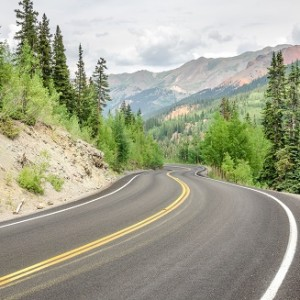
#> input picture my_stuff/road-1.jpeg, 300 x 300 px
$ jupyter execute --allow-errors sandbox.ipynb   (shell and % lines are left out)   (older library calls are emulated)
#> lines starting #> are read from the running program, lines starting #| are printed output that depends on the picture; after the words box and inside, x2 and y2 are one past the last pixel; in counts of white or black regions, pixels touching at a corner belong together
[cell 1]
import cv2
import numpy as np
import math
import matplotlib.pyplot as plt

[cell 2]
original_image = cv2.imread("road-1.jpeg", 0)
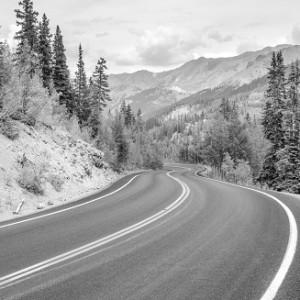
#> original_image: shape (300, 300); min 3, max 255, mean 161
plt.imshow(original_image, cmap='gray')
plt.title('Original Image')

[cell 3]
blurred_image = cv2.GaussianBlur(original_image, (5,5), 10)
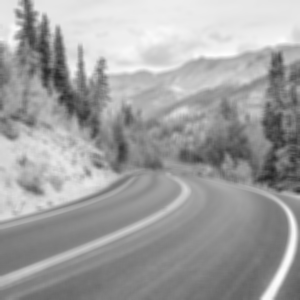
#> blurred_image: shape (300, 300); min 38, max 253, mean 161
plt.imshow(blurred_image, cmap='gray')
plt.title('Smoothed Image with Gaussian Filter')

[cell 4]
sobel_x = cv2.Sobel(blurred_image, cv2.CV_64F, 1, 0, ksize=5)
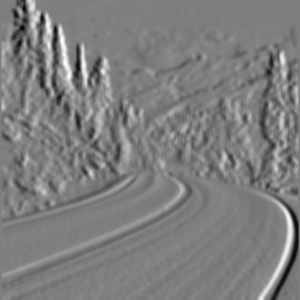
#> sobel_x: shape (300, 300) float64; min -3379, max 3416, mean -13.7; drawn with min black and max white
sobel_y = cv2.Sobel(blurred_image, cv2.CV_64F, 0, 1, ksize=5)
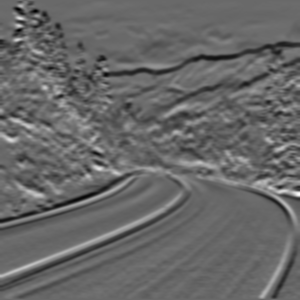
#> sobel_y: shape (300, 300) float64; min -2660, max 3764, mean -44.1; drawn with min black and max white
gradient_magnitude_image = np.sqrt(np.square(sobel_x) + np.square(sobel_y))
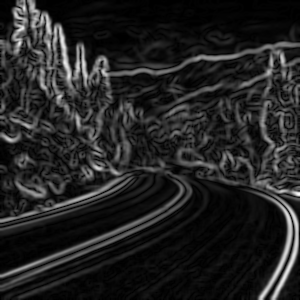
#> gradient_magnitude_image: shape (300, 300) float64; min 0, max 3764, mean 524.3; drawn with min black and max white

plt.subplot(1,2,1)
plt.imshow(sobel_x, cmap = 'gray')
plt.title('Sobel X')

plt.subplot(1,2,2)
plt.imshow(sobel_y,cmap = 'gray')
plt.title('Sobel Y')

[cell 5]
plt.imshow(gradient_magnitude_image,cmap = 'gray')
plt.title('Gradient Magnitude Image')

[cell 6]
def roi(image):
    bottom_padding = 100 # Front bumper compensation
    height = image.shape[0]
#> height = 300
    width = image.shape[1]
#> width = 300
    # FYI, below values are highly dependant on the camera calibration i.e what part of the road is actually being captured
    bottom_left = [0, height-bottom_padding]
#> bottom_left = [0, 200]
    bottom_right = [width, height-bottom_padding]
#> bottom_right = [300, 200]
    top_right = [width*1/3, height*1/3]
#> top_right = [100, 100]
    top_left = [width*2/3, height*1/3]
#> top_left = [200, 100]
    vertices = [np.array([bottom_left, bottom_right, top_left, top_right], dtype=np.int32)]
    mask = np.zeros_like(image)
    cv2.fillPoly(mask, vertices, 255)
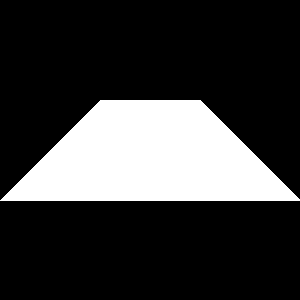
#> mask: shape (300, 300) float64; 22.6% white; 1 white region, box (x1, y1, x2, y2) and area: (0, 100, 300, 201) 20300
    # plt.imshow(mask, "mask")
    masked_image = cv2.bitwise_and(image, mask)
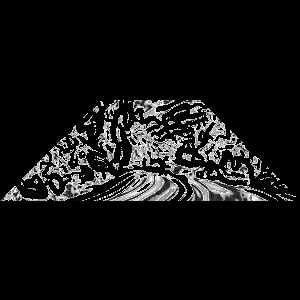
#> masked_image: shape (300, 300) float64; min 0, max 255, mean 18.4
    return masked_image
roi_image = roi(gradient_magnitude_image)

$ run again, with my_stuff/paved_road_line.jpeg copied over my_stuff/road-1.jpeg
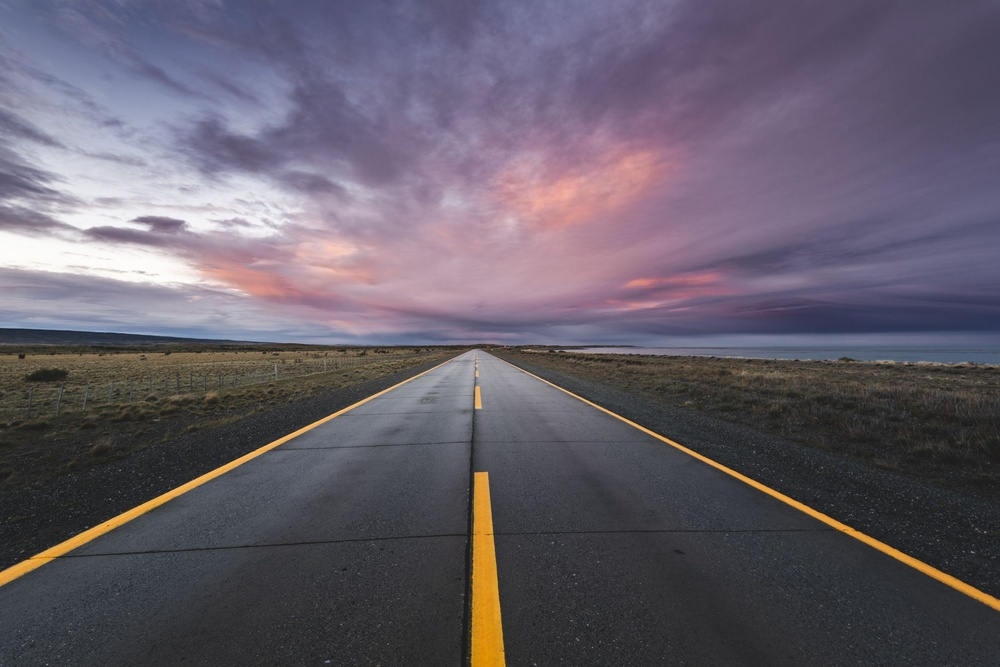
#> input picture my_stuff/paved_road_line.jpeg, 1000 x 667 px, shrunk from 2119 x 1414 before the run
#> in roi, `cv2.fillPoly(mask, vertices, 255)`:
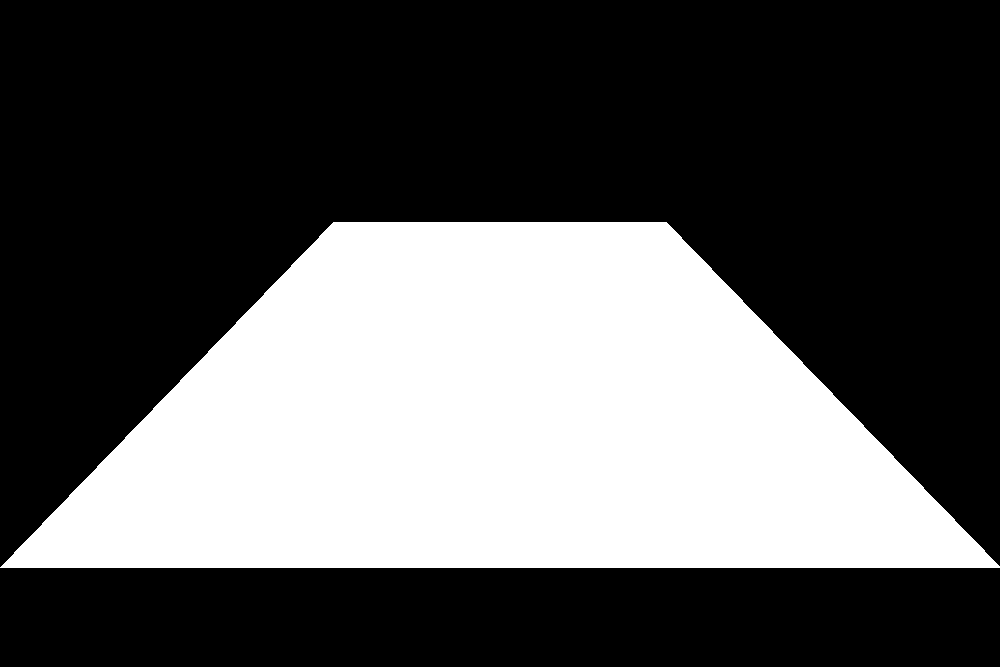
#> mask: shape (667, 1000) float64; 34.6% white; 1 white region, box (x1, y1, x2, y2) and area: (0, 222, 1000, 568) 230948
#> in roi, `masked_image = cv2.bitwise_and(image, mask)`:
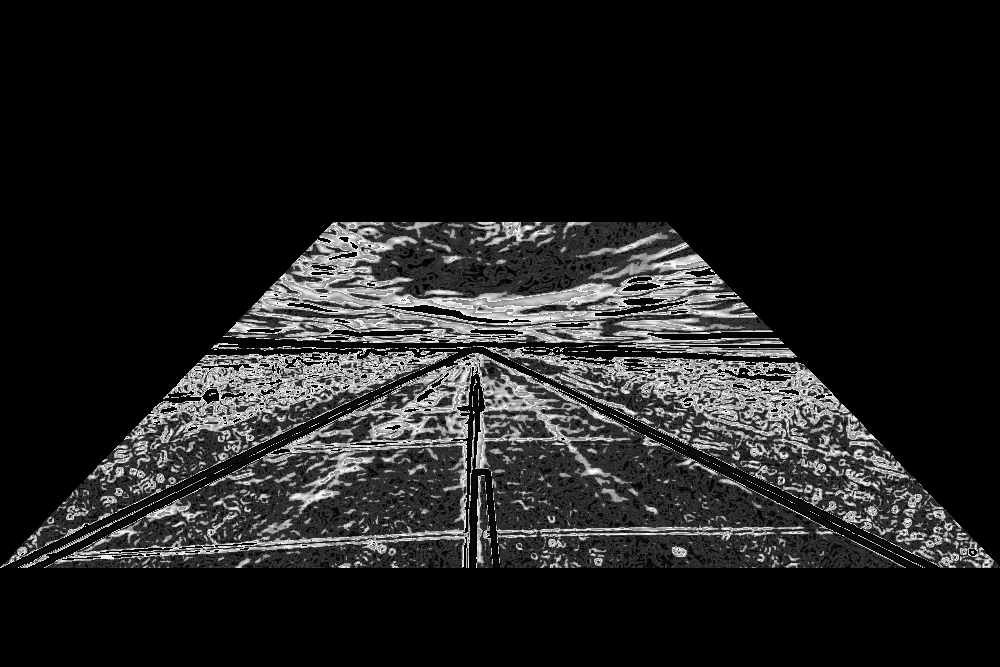
#> masked_image: shape (667, 1000) float64; min 0, max 255, mean 30.7

$ run again, with my_stuff/cameraman.png saved as my_stuff/road-1.jpeg
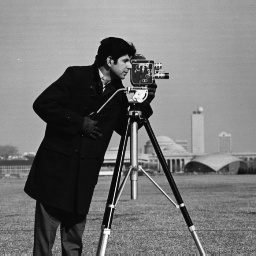
#> input picture my_stuff/cameraman.png, 256 x 256 px
#> original_image is the input picture: shape (256, 256); min 4, max 254, mean 118.7
#> in roi, `cv2.fillPoly(mask, vertices, 255)`:
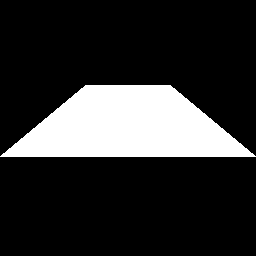
#> mask: shape (256, 256) float64; 18.8% white; 1 white region, box (x1, y1, x2, y2) and area: (0, 85, 256, 157) 12326
#> in roi, `masked_image = cv2.bitwise_and(image, mask)`:
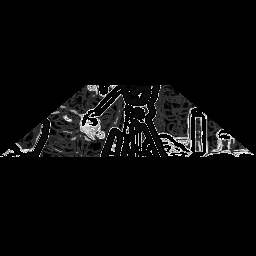
#> masked_image: shape (256, 256) float64; min 0, max 255, mean 9.7
